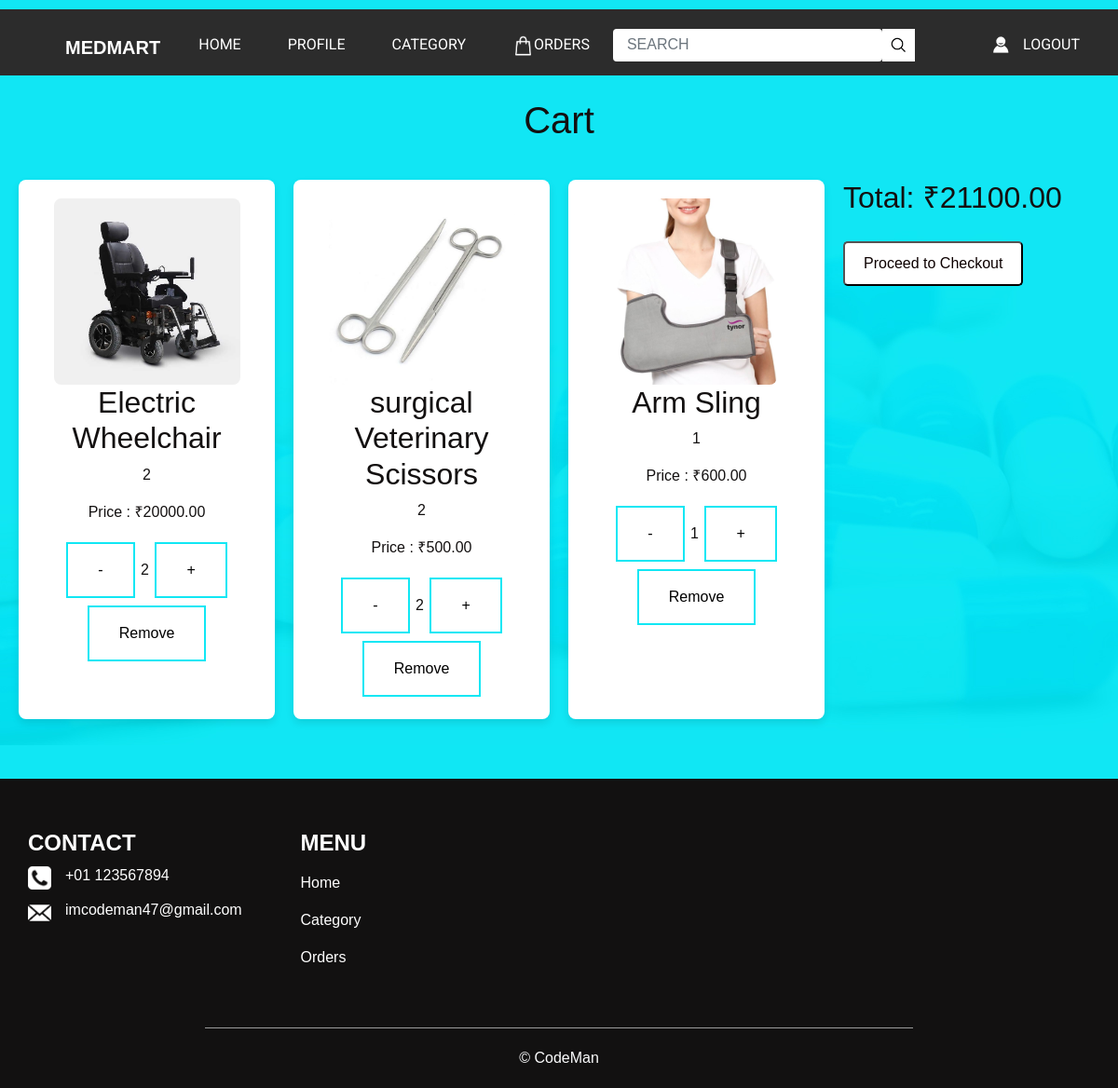
Screenshot of /cart (signed in) with the database file from the repository.
### store/models.py (models this page shows, shortened)
class CartItem(models.Model):
    user = models.ForeignKey(User, on_delete=models.CASCADE,null=True)
    product = models.ForeignKey(Product, on_delete=models.CASCADE,null=True)
    quantity = models.PositiveIntegerField(default=1,null=True)
    def total_price(self):
        return self.product.price * self.quantity

class Product(models.Model):
    category = models.ForeignKey(Category, on_delete=models.CASCADE, related_name='products', null=True)
    name = models.CharField(max_length=255, null=True)
    description = models.TextField(null=True)
    price = models.DecimalField(max_digits=10, decimal_places=2, null=True)
    image = models.ImageField(upload_to='images/', blank=True, null=True)
    created_at = models.DateTimeField(auto_now_add=True, null=True)
    updated_at = models.DateTimeField(auto_now=True,null=True)

### store/views.py (the view)
# urls.py: path('cart', store.views.cart, name='cart'),
@login_required
def cart(request):
    cart_items = CartItem.objects.filter(user = request.user)
    total_price = sum(item.total_price() for item in cart_items)
    return render(request, 'extt/cart.html', {'cart_items': cart_items, 'total_price': total_price})

### store/context_processors.py (called while the page is built)
def cart_item_count(request):
    if request.user.is_authenticated:
        cart_items_count = CartItem.objects.filter(user=request.user).count()
    else:
        cart_items_count = 0
    return {'cart_items_count': cart_items_count}

### templates/extt/cart.html (shortened to what this page needs)
{% load static %}
<!DOCTYPE html>
<html>
<head>
  <link rel="stylesheet" type="text/css"
    href="https://cdnjs.cloudflare.com/ajax/libs/OwlCarousel2/2.1.3/assets/owl.carousel.min.css" />
  <link rel="stylesheet" href="https://cdnjs.cloudflare.com/ajax/libs/font-awesome/4.7.0/css/font-awesome.min.css">
  <link rel="stylesheet" type="text/css" href="{% static 'extt/css/bootstrap.css' %}" />
  <link href="{% static 'extt/css/style.css' %}" rel="stylesheet" />
  <link href="{% static 'extt/css/responsive.css' %}" rel="stylesheet" />
  <link href="{% static 'extt/css/sections.css' %}" rel="stylesheet" />
</head>
<body>
  <div class="hero_area">
    <header class="header_section">
      <div class="container">
        <div class="top_contact-container">
        </div>
      </div>
      <div class="container-fluid">
        <nav class="navbar navbar-expand-lg custom_nav-container pt-3">
          <a class="navbar-brand" href="{% url 'user_home' %}">
            <span>
              MEDMART
            </span>
          </a>
          <div class="collapse navbar-collapse" id="navbarSupportedContent">
            <div class="d-flex  flex-column flex-lg-row align-items-center w-100 justify-content-between">
              <ul class="navbar-nav  ">
                <li class="nav-item active">
                  <a class="nav-link" href="{% url 'user_home' %}"> Home <span class="sr-only">(current)</span></a>
                </li>
                <li class="nav-item">
                  <a class="nav-link" href="{% url 'user_profile' username=request.user.username %}">Profile </a>
                </li>
                <li class="nav-item">
                  <a class="nav-link" href="{% url 'user_category' %}"> category</a>
                </li>
                <li class="nav-item">
                  <a class="nav-link" href="{% url 'order_history' %}"><img src="{% static 'extt/images/orders.png' %}" alt="Logo" style="width: 23px; height: auto;">Orders</a>
              </li>
              </ul>
              <form class="form-inline" method="GET" action="{% url 'search' %}">
                <input type="search" name="query" id="search-input" placeholder="Search" class="form-control">
                <button class="btn my-2 my-sm-0 nav_search-btn" type="submit"></button>
            </form>
            <div class="login_btn-contanier ml-0 ml-lg-5">
                <a class="nav-link" href="{% url 'logout' %}">
                  <img src="{% static 'extt/images/user.png' %}" alt="">
                  <span>
                    Logout
                  </span>
                </a>
              </div>
            </div>
          </div>
        </nav>
      </div>
    </header><br>
    <h1><center>Cart</center></h1>
    <section class="categories">
        {% if cart_items %}
            <tbody>
                {% for item in cart_items %}
                <div class="category" id="category1">
                    <img src="{{ item.product.image.url }}" alt="{{item.product.name}}">
                    <h2>{{ item.product.name }}</h2>
                    <p>{{ item.quantity }}</p>
                    <p>Price : ₹{{ item.total_price }}</p>
                    <div class="quantity-buttons">
                        <form method="POST" action="{% url 'update_cart' item.id %}">
                            <button type="submit" name="action" value="decrease" class="button button1">-</button>
                            {{ item.quantity }}
                            <button type="submit" name="action" value="increase" class="button button1">+</button>
                        </form>
                    </div>
                    <a href="{% url 'remove_from_cart' item.id %}" class="button button1" onclick="return confirm('Are you sure you want to remove this item?');">Remove</a>
                </div>
                {% endfor %}
                <form method="POST" action="{% url 'checkout' %}">
                    <h2>Total: ₹{{ total_price }}</h2>
                    <button type="submit" class="checkout-btn">Proceed to Checkout</button>
                </form>
            {% else %}
                <p><center>Your cart is empty.</center></p>
            {% endif %}
    </section><br>
  <section class="info_section layout_padding2">
    <div class="container">
      <div class="row">
        <div class="col-md-3">
          <div class="info_contact">
            <h4>
              Contact
            </h4>
            <div class="box">
              <div class="img-box">
                <img src="{% static 'extt/images/telephone-symbol-button.png' %}" alt="">
              </div>
              <div class="detail-box">
                <h6>
                  +01 123567894
                </h6>
              </div>
            </div>
            <div class="box">
              <div class="img-box">
                <img src="{% static 'extt/images/email.png' %}" alt="">
              </div>
              <div class="detail-box">
                <h6>
                  imcodeman47@gmail.com
                </h6>
              </div>
            </div>
          </div>
        </div>
        <div class="col-md-3">
          <div class="info_menu">
            <h4>
              Menu
            </h4>
            <ul class="navbar-nav  ">
              <li class="nav-item active">
                <a class="nav-link" href="{% url 'user_home' %}">Home <span class="sr-only">(current)</span></a>
              </li>
              <li class="nav-item">
                <a class="nav-link" href="{% url 'user_category' %}"> Category</a>
              </li>
              <li class="nav-item">
                <a class="nav-link" href="{% url 'order_history' %}"> Orders</a>
              </li>
            </ul>
          </div>
        </div>
      </div>
    </div>
  </section>
  <section class="container-fluid footer_section">
    <p>
      &copy; CodeMan
    </p>
  </section>
</body>
</html>

### static/extt/css/style.css (style rules this page uses)
body { font-family: "Poppins", sans-serif; color: #000000; background-color: #ffffff; }
.layout_padding2 { padding: 55px 0; }
.hero_area { height: 100vh; background-image: url(../images/hero-bg.jpg); }
.header_section .top_contact-container { display: -webkit-box; display: -ms-flexbox; display: flex; -webkit-box-pack: justify; -ms-flex-pack: justify; justify-content: space-between; padding: 5px 0; font-family: 'Roboto', sans-serif; }
.header_section .container-fluid { background-color: #2c2c2c; }
.header_section .container-fluid { padding-right: 25px; padding-left: 25px; }
.custom_nav-container.navbar-expand-lg .navbar-nav .nav-link { padding: 10px 25px; color: #ffffff; text-align: center; text-transform: uppercase; font-family: 'Roboto', sans-serif; }
a, a:hover, a:focus { text-decoration: none; }
.btn, .btn:focus { outline: none !important; -webkit-box-shadow: none; box-shadow: none; }
.navbar-brand, .navbar-brand:hover { text-transform: uppercase; font-weight: bold; font-size: 24px; color: #fafcfd; }
.custom_nav-container .nav_search-btn { background-image: url(../images/search-icon.png); background-size: 18px; background-repeat: no-repeat; background-position: center; width: 35px; height: 35px; padding: 0; border: none; border-radius: 0; }
.login_btn-contanier a { text-transform: uppercase; color: #ffffff; display: -webkit-box; display: -ms-flexbox; display: flex; -webkit-box-align: center; -ms-flex-align: center; align-items: center; font-family: 'Roboto', sans-serif; }
.login_btn-contanier a img { margin-right: 15px; }
.navbar-brand { display: -webkit-box; display: -ms-flexbox; display: flex; -webkit-box-align: center; -ms-flex-align: center; align-items: center; }
.navbar-brand span { font-size: 20px; font-weight: 700; color: #ffffff; margin-top: 5px; }
.custom_nav-container { z-index: 99999; padding: 10px 0; }
.custom_nav-container .form-inline { -webkit-box-flex: 1; -ms-flex-positive: 1; flex-grow: 1; -ms-flex-wrap: nowrap; flex-wrap: nowrap; }
.custom_nav-container .form-inline input { width: 84%; border: none; outline: none; padding: 4px; padding-left: 15px; text-transform: uppercase; height: 35px; background-color: #ffffff; }
.custom_nav-container .form-inline button { background-color: #ffffff; }
.info_section { background-color: #121111; color: #ffffff; }
.info_section h4 { text-transform: uppercase; font-weight: bold; }
.info_section .info_contact .box { margin: 10px 0; display: -webkit-box; display: -ms-flexbox; display: flex; }
.info_section .info_contact .box .img-box { margin-right: 15px; }
.info_section .info_contact .box .img-box img { width: 25px; }
.info_section .info_menu .navbar-nav .nav-item .nav-link { color: #ffffff; }
.footer_section { background-color: #121111; font-weight: 500; }
.footer_section p { color: #fbfcfd; margin: 0; text-align: center; padding: 20px; border-top: 1px solid #9b9b9b; width: 65%; margin: 0 auto; }

### static/extt/css/responsive.css (style rules this page uses)
@media (min-width: 1200px) { .container { max-width: 1170px; } }

### static/extt/css/sections.css (style rules this page uses)
* { margin: 0; padding: 0; box-sizing: border-box; }
body { font-family: Arial, sans-serif; background-color: #10e7f4; color: #131010; }
.categories { display: grid; grid-template-columns: repeat(auto-fit, minmax(250px, 1fr)); gap: 20px; padding: 20px; max-width: 1200px; margin: 20px auto; }
.category { background-color: white; padding: 20px; border-radius: 8px; box-shadow: 0 4px 8px rgba(0, 0, 0, 0.1); text-align: center; }
.category img { max-width: 100%; border-radius: 8px; height: 200px; object-fit: cover; }
.button { border: none; color: white; padding: 16px 32px; text-align: center; text-decoration: none; display: inline-block; font-size: 16px; margin: 4px 2px; transition-duration: 0.4s; cursor: pointer; }
.button1 { background-color: white; color: black; border: 2px solid #10e7f4; }
.checkout-btn { display: inline-block; padding: 10px 20px; background-color: white; color: #0d0101; text-align: center; text-decoration: none; border-radius: 5px; margin-top: 20px; }

### rows the page displays
CartItem: product.image (picture), product.name "Electric Wheelchair", quantity "2", total_price "20000.00"
CartItem: product.image (picture), product.name "surgical Veterinary Scissors", quantity "2", total_price "500.00"
CartItem: product.image (picture), product.name "Arm Sling", quantity "1", total_price "600.00"

### other values shown
{{ total_price }} "21100.00"
